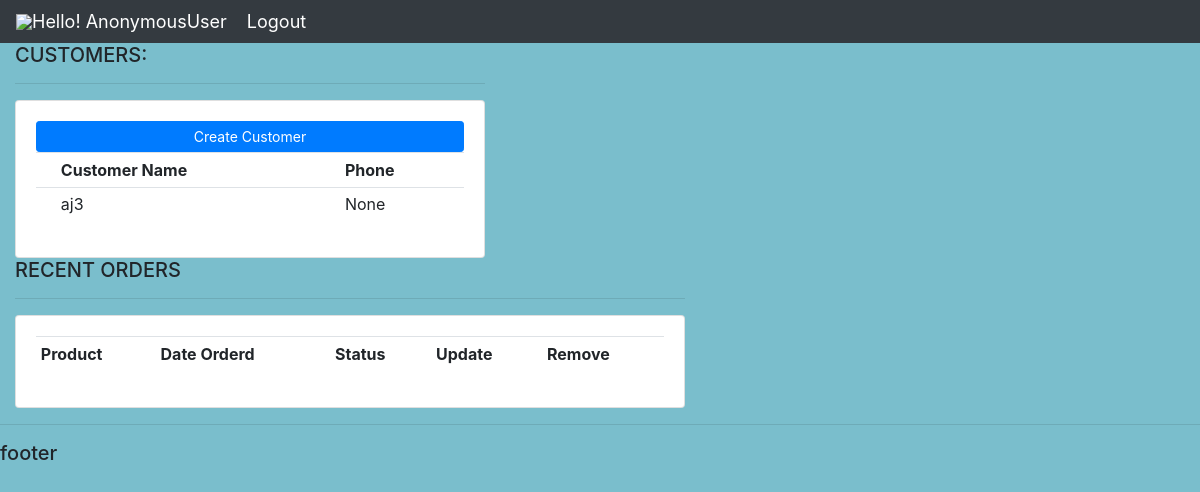
/, run on an earlier commit of the app's database.
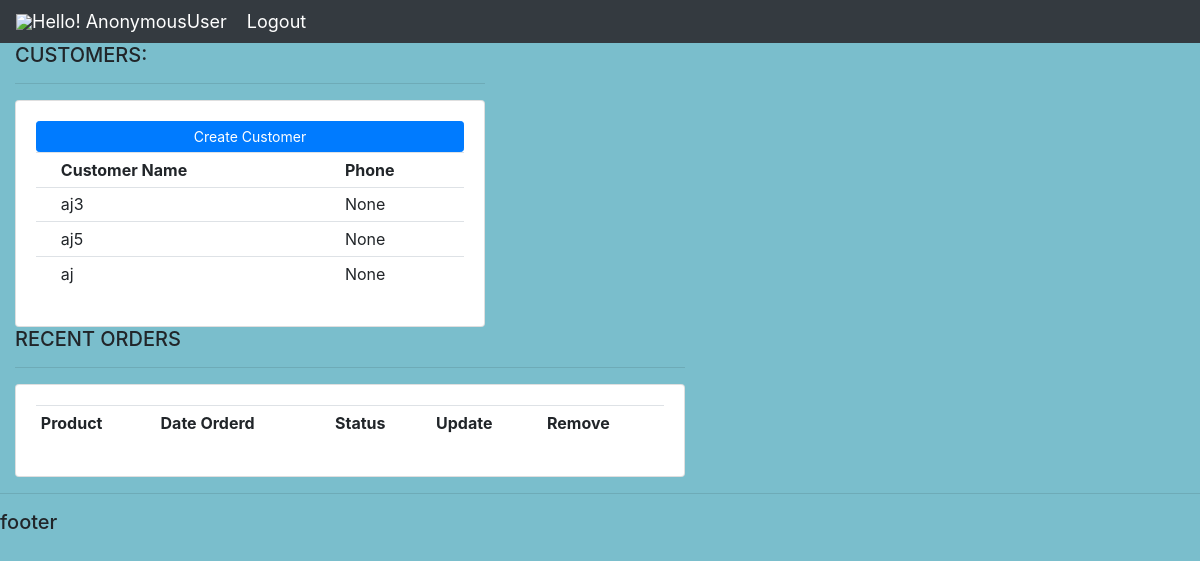
And on a later commit of the database.
### Accounts/models.py (models this page shows, shortened)
class Customer(models.Model):
  user = models.OneToOneField(User, null=True, on_delete=models.CASCADE)
  name = models.CharField(max_length=200,null=True)
  phone = models.CharField(max_length=200,null=True)
  email = models.CharField(max_length=200,null=True)
  date_created = models.DateTimeField(auto_now_add=True, null=True)

### Accounts/views.py (the view)
# urls.py: path('', views.homePage, name='home'),
def homePage(request):
  orders = Order.objects.all()
  customers = Customer.objects.all()
  total_customers= customers.count()
  total_orders = orders.count()
  delivered = orders.filter(status='Delivered').count()
  pending = orders.filter(status='Pending').count()
  context = {'orders':orders, 'customers': customers,
            'total_orders':total_orders, 'total_customers':total_customers,'delivered':delivered, 'pending':pending}
  return render(request, 'Accounts/dashboard.html', context)

### Accounts/templates/Accounts/dashboard.html (shortened to what this page needs)
{% extends 'Accounts/base.html' %}
{% block body %}
<br>
<h1>Dashboard</h1>
<div class="row">
	<div class="col-md-5">
		<h5>CUSTOMERS:</h5>
		<hr>
		<div class="card card-body">
			<a class="btn btn-primary  btn-sm btn-block" href="">Create Customer</a>
			<table class="table table-sm">
				<tr>
					<th></th>
					<th>Customer Name</th>
					<th>Phone</th>
				</tr>
				{% for customer in customers %}
				<tr>
					<td></td>
					<td>{{customer.name}}</td>
					<td>{{customer.phone}}</td>
				</tr>
				{% endfor %}
			</table>
		</div>
	</div>
	<div class="col-md-7">
		<h5>RECENT ORDERS</h5>
		<hr>
		<div class="card card-body">
			<table class="table table-sm">
				<tr>
					<th>Product</th>
					<th>Date Orderd</th>
					<th>Status</th>
					<th>Update</th>
					<th>Remove</th>
				</tr>
			</table>
		</div>
	</div>
</div>
{% endblock %}

What changed in the data, as far as the page shows it:
added Customer: name "aj5", phone "None"
added Customer: name "aj", phone "None"
